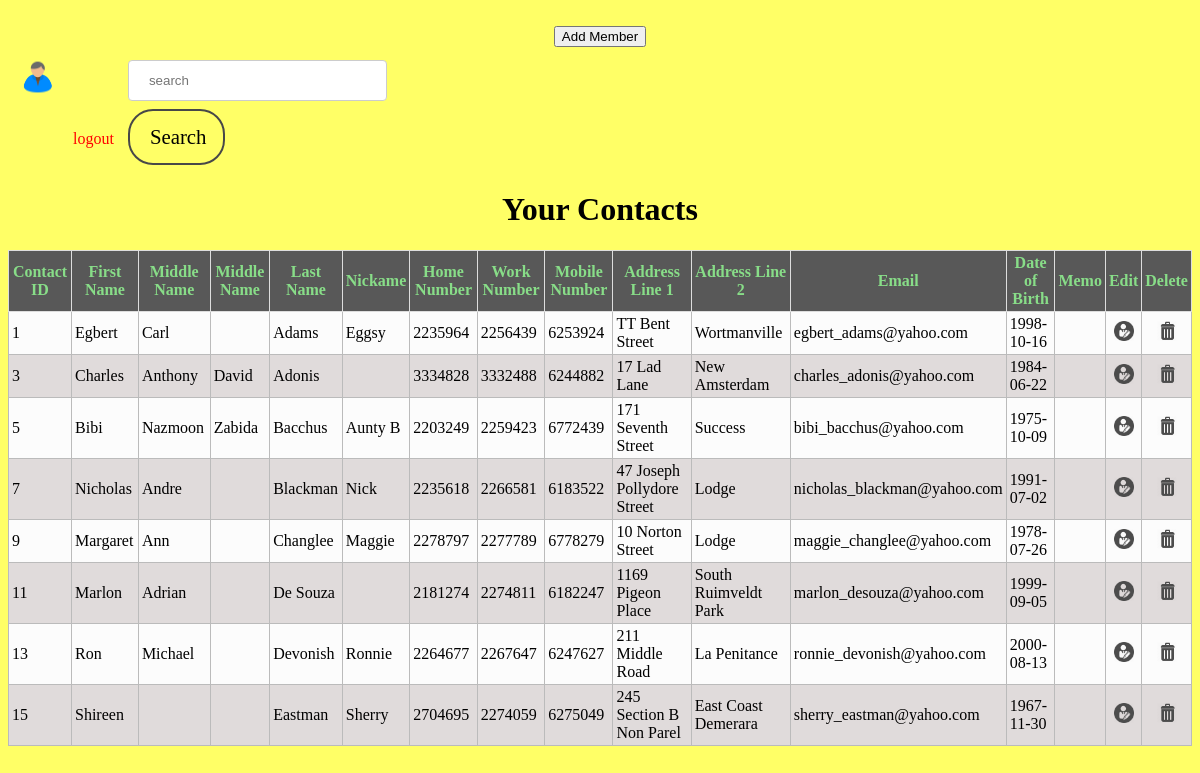
The app's page /contacts.php (signed in) with its own data.
### tables this page shows
CREATE TABLE `contacts` (
  `contactID` int(100) NOT NULL,
  `firstname` varchar(30) NOT NULL,
  `middlenameone` varchar(30) NOT NULL,
  `middlenametwo` varchar(30) NOT NULL,
  `lastname` varchar(30) NOT NULL,
  `nickname` varchar(30) NOT NULL,
  `homenumber` int(15) NOT NULL,
  `worknumber` int(15) NOT NULL,
  `mobilenumber` int(15) NOT NULL,
  `addresslineone` varchar(100) NOT NULL,
  `addresslinetwo` varchar(100) NOT NULL,
  `email` varchar(30) NOT NULL,
  `dob` date NOT NULL,
  `memo` varchar(450) NOT NULL,
  `userID` int(10) NOT NULL
);

### contacts.php (the view, shortened to what this page needs)
<!DOCTYPE html>
<html>
	<head>
		<link href="styles.css" rel="stylesheet" type="text/css">
	</head>
	<body>
		<div id="main">
		<br>
		<center>
			<a href="create.php"><button class="button" name="create">Add Member</button></a>
		</center>
		<div class="profile_info">
			<img src="images/user_profile.png" width="40px">
			<div>
				<a href="index.php?logout='1'" style="color: red;">logout</a>
			</div>
			<div>
				<form method="POST" action="search.php">
					<input type="text" name="q" placeholder="search">
					<input type="submit" name="search" value="Search">
				</form>
			</div>
		</div>
		<center>
			<h1>Your Contacts</h1>
		</center>
			<?php
				require_once 'dbConnection.php';
				if ($_SESSION['user']['user_type'] == 'user')
				{
					if ($_SESSION['user']['username'] == 'user1')
					{
						$contacts_SQLselect = "SELECT  ";
						$contacts_SQLselect .= "contactID, firstname, middlenameone, middlenametwo, lastname, nickname, homenumber, worknumber, mobilenumber, addresslineone, addresslinetwo, email, dob, memo, userID ";
						$contacts_SQLselect .= "FROM contacts WHERE userID = 2";
					}
					else
					{
						$contacts_SQLselect = "SELECT  ";
						$contacts_SQLselect .= "contactID, firstname, middlenameone, middlenametwo, lastname, nickname, homenumber, worknumber, mobilenumber, addresslineone, addresslinetwo, email, dob, memo, userID ";
						$contacts_SQLselect .= "FROM contacts WHERE userID = 3";
					}
				}
				else
				{
				}
				$contacts_SQLselect_Query = mysqli_query($dbConnected, $contacts_SQLselect);
				echo "<table class='altrowstable' id='alternatecolor'>";
					echo "<thead>";
						echo "<tr>";
							echo "<th>Contact ID</th>";
							echo "<th>First Name</th>";
							echo "<th>Middle Name</th>";
							echo "<th>Middle Name</th>";
							echo "<th>Last Name</th>";
							echo "<th>Nickame</th>";
							echo "<th>Home Number</th>";
							echo "<th>Work Number</th>";
							echo "<th>Mobile Number</th>";
							echo "<th>Address Line 1</th>";
							echo "<th>Address Line 2</th>";
							echo "<th>Email</th>";
							echo "<th>Date of Birth</th>";
							echo "<th>Memo</th>";
							echo "<th>Edit</th>";
							echo "<th>Delete</th>";
						echo"</tr>";
					echo "</thead>";
					echo "<tbody>";
					while ($row = mysqli_fetch_array($contacts_SQLselect_Query, MYSQLI_ASSOC))
					{
						$ID = $row['contactID'];
						$FirstName = $row['firstname'];
						$MiddleNameOne = $row['middlenameone'];
						$MiddleNameTwo = $row['middlenametwo'];
						$LastName = $row['lastname'];
						$Nickname = $row['nickname'];
						$HomeNumber = $row['homenumber'];
						$WorkNumber = $row['worknumber'];
						$MobileNumber = $row['mobilenumber'];
						$AddressLineOne = $row['addresslineone'];
						$AddressLineTwo = $row['addresslinetwo'];
						$Email = $row['email'];
						$DateOfBirth = $row['dob'];
						$Memo = $row['memo'];
						echo "<tr>";
							echo "<td>".$ID."</td>";
							echo "<td>".$FirstName."</td>";
							echo "<td>".$MiddleNameOne."</td>";
							echo "<td>".$MiddleNameTwo."</td>";
							echo "<td>".$LastName."</td>";
							echo "<td>".$Nickname."</td>";
							echo "<td>".$HomeNumber."</td>";
							echo "<td>".$WorkNumber."</td>";
							echo "<td>".$MobileNumber."</td>";
							echo "<td>".$AddressLineOne."</td>";
							echo "<td>".$AddressLineTwo."</td>";
							echo "<td>".$Email."</td>";
							echo "<td>".$DateOfBirth."</td>";
							echo "<td>".$Memo."</td>";
							echo "<td align='center'><a href='edit.php?eid=".$row['contactID']."' title='Edit'><img src='images/edit.png' width='20px'/></a></td>";
							echo "<td align='center'><a href='functions.php?id=".$row['contactID']."' title='Delete'><img src='images/delete.png' width='20px'/></a></td>";
						echo "</tr>";
					}
				echo "</table>";
			?>
	</body>
</html>

### styles.css (style rules this page uses)
body { background-color: #ffff66; }
input[type=text] { width:80%; padding: 12px 20px; margin: 8px 0; display: inline-block; border: 1px solid #ccc; border-radius: 4px; box-sizing: border-box; }
input[type=submit] { width: 30%; background-color: #ffff66; color: black; font-family: times new romans; padding: 14px 20px; margin:auto; border: 2px solid #484848; border-radius: 25px; cursor: pointer; font-size: 1.3em; font-style: bold; }
a { text-decoration: none; }
.profile_info img { display: inline-block; width: 50px; height: 50px; margin: 5px; float: left; }
.profile_info div { display: inline-block; margin: 5px; }
.profile_info:after { content: ""; display: block; clear: both; }
.altrowstable { border-width: 1px; border-color: #ddd; border-collapse: collapse; }
.altrowstable th { border-width: 1px; padding: 3px; border-style: solid; border-color: #ddd; }
.altrowstable td { border-width: 1px; padding: 3px; border-style: solid; border-color: #bbb; }
.oddrowcolor { background-color:#fcfcfc; }
.evenrowcolor { background-color:#e0dbdb; }
th { font-size: 16px; color: #88dd88; background-color: #585858; }

### records on screen
contacts: contactID "1", firstname "Egbert", middlenameone "Carl", lastname "Adams", nickname "Eggsy", homenumber "2235964", worknumber "2256439", mobilenumber "6253924", addresslineone "TT Bent Street", addresslinetwo "Wortmanville", email "egbert_adams@yahoo.com", dob "1998-10-16"
contacts: contactID "3", firstname "Charles", middlenameone "Anthony", middlenametwo "David", lastname "Adonis", homenumber "3334828", worknumber "3332488", mobilenumber "6244882", addresslineone "17 Lad Lane", addresslinetwo "New Amsterdam", email "charles_adonis@yahoo.com", dob "1984-06-22"
contacts: contactID "5", firstname "Bibi", middlenameone "Nazmoon", middlenametwo "Zabida", lastname "Bacchus", nickname "Aunty B", homenumber "2203249", worknumber "2259423", mobilenumber "6772439", addresslineone "171 Seventh Street", addresslinetwo "Success", email "bibi_bacchus@yahoo.com", dob "1975-10-09"
contacts: contactID "7", firstname "Nicholas", middlenameone "Andre", lastname "Blackman", nickname "Nick", homenumber "2235618", worknumber "2266581", mobilenumber "6183522", addresslineone "47 Joseph Pollydore Street", addresslinetwo "Lodge", email "nicholas_blackman@yahoo.com", dob "1991-07-02"
contacts: contactID "9", firstname "Margaret", middlenameone "Ann", lastname "Changlee", nickname "Maggie", homenumber "2278797", worknumber "2277789", mobilenumber "6778279", addresslineone "10 Norton Street", addresslinetwo "Lodge", email "maggie_changlee@yahoo.com", dob "1978-07-26"
contacts: contactID "11", firstname "Marlon", middlenameone "Adrian", lastname "De Souza", homenumber "2181274", worknumber "2274811", mobilenumber "6182247", addresslineone "1169 Pigeon Place", addresslinetwo "South Ruimveldt Park", email "marlon_desouza@yahoo.com", dob "1999-09-05"
contacts: contactID "13", firstname "Ron", middlenameone "Michael", lastname "Devonish", nickname "Ronnie", homenumber "2264677", worknumber "2267647", mobilenumber "6247627", addresslineone "211 Middle Road", addresslinetwo "La Penitance", email "ronnie_devonish@yahoo.com", dob "2000-08-13"
contacts: contactID "15", firstname "Shireen", lastname "Eastman", nickname "Sherry", homenumber "2704695", worknumber "2274059", mobilenumber "6275049", addresslineone "245 Section B Non Parel", addresslinetwo "East Coast Demerara", email "sherry_eastman@yahoo.com", dob "1967-11-30"
